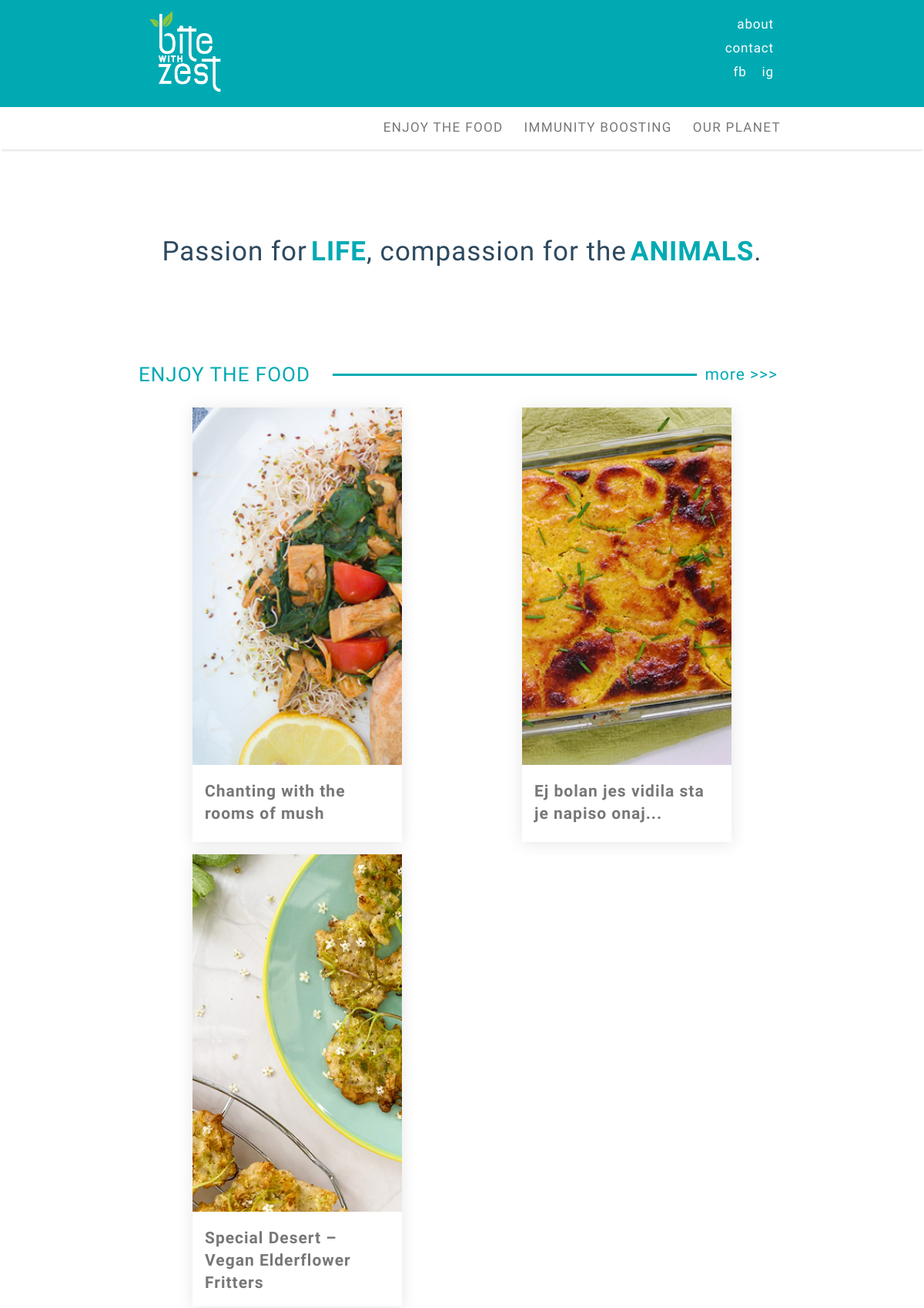
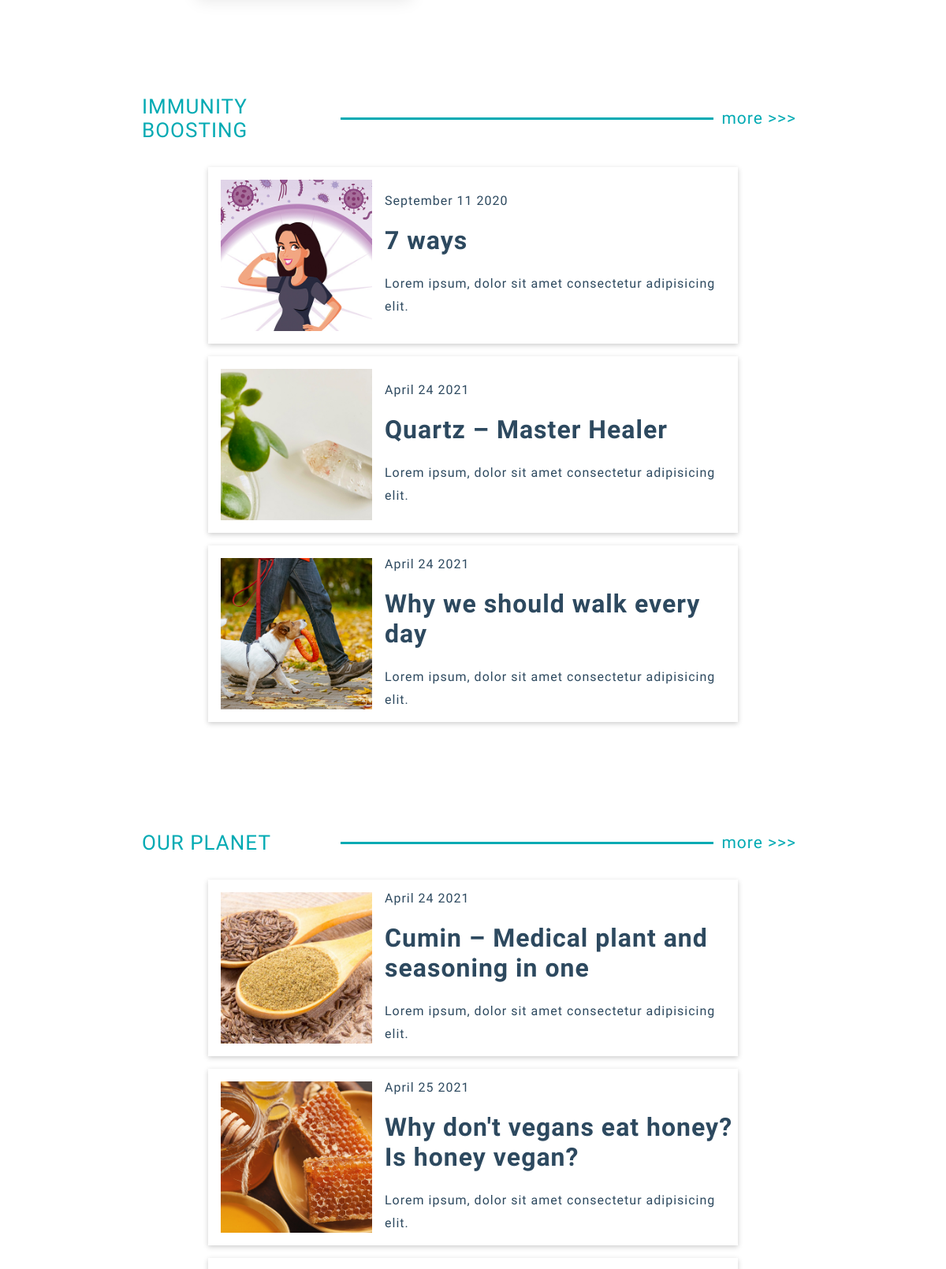
The page / (upper part) on the database its author committed (2 pictures, top to bottom).
### blog/models.py (models this page shows, shortened)
class Category(models.Model):
    description = models.CharField(max_length=200, unique=True)
    status = models.IntegerField(choices=STATUS, default=0)
    slug = models.SlugField(max_length=200,unique=True, default='')
    class Meta:
        verbose_name_plural = 'Categories'

class Post(models.Model):
    titleplus = models.TextField(max_length=240, default='')
    author = models.ForeignKey(User, on_delete= models.CASCADE,related_name='blog_posts')
    updated_on = models.DateTimeField(auto_now= True)
    created_on = models.DateTimeField(auto_now_add=True)
    custom_date = models.DateTimeField(null= True,blank=True)
    category = models.CharField(max_length=200, choices=category_list, default='')
    subcategory = models.CharField(max_length=200, choices=subcategory_list, default='uncategorized')
    status = models.IntegerField(choices=STATUS, default=0)
    cardtype = models.IntegerField(choices=CARDTYPE, default=0)
    thumbnail = models.FileField(upload_to=path_and_rename,blank=True)
    thumbnail_desc = models.CharField(max_length=200,default='',blank=True)
    opener_pic= models.FileField(upload_to=path_and_rename_opener,blank=True)
    intro = RichTextUploadingField()
    title = models.CharField(max_length=200, unique=True)
    slug = models.SlugField(max_length=200, unique=True)
    maintext = RichTextUploadingField(default='')
    intro1 = RichTextUploadingField(default='',blank=True)
    intro_pic= models.FileField(upload_to=path_and_rename_intro,blank=True)
    intro_pic_desc = models.CharField(max_length=200,default='',blank=True)
    legend = RichTextUploadingField(default='',blank=True)
    add_pic = models.FileField(upload_to=path_and_rename_add,blank=True)
    add_pic_desc = models.CharField(max_length=200,default='',blank=True)
    ingredients = RichTextField(blank=True)
    preparationtext = RichTextUploadingField(default='',blank=True)
    main_pic = models.FileField(upload_to=path_and_rename_main,blank=True)
    main_pic_desc = models.CharField(max_length=200,default='',blank=True)
    tip = RichTextField(default='',blank=True)
    relates_to = models.ForeignKey('self', on_delete=models.CASCADE, default=1)
    relates_to_desc = models.CharField(max_length=300,default='',blank=True)
    outro = RichTextUploadingField(default='',blank=True)
    class Meta:
        ordering = ['-created_on']
        verbose_name_plural = 'Posts'

### blog/views.py (the view)
# urls.py: path('', views.PostList.as_view(), name='home'),
class PostList(generic.ListView):
    model = Post
    template_name = 'index.html'
    def get_context_data(self, **kwargs):
        context = super(PostList, self).get_context_data(**kwargs)
        shared_context(context)
        return context

### blog/templates/index.html (shortened to what this page needs)
{% extends "base.html" %}
{% load static %}
{% block post_showcase %}
<div class="gallery">
    <div class="cat-header">
      <div class="cat-header-col1 post-cat-title">{{post_cat1.description|upper}}</div>
      <div class="cat-header-col2"><div class="post-cat-more"><a href="{% url 'category_view' post_cat1.slug  %}">more >>></a></div></div>
    </div>
    {% for post in post_cat1_list|slice:":3" %}
    <a href="{% url 'post_detail' post.slug  %}">
      <div class="card">
        <div class="card-img">
          <img src="./media/post{{post.id}}/thumbs/post_thumb{{post.id}}.jpg" alt="" />
        </div>
        <div class="card-title">
          <h4>{{ post.titleplus }}</h4>
        </div>
      </div>
    </a>
    {% endfor %}
</div>
<div class="cat-header-wrapper">
  <div class="cat-header">
    <div class="cat-header-col1 post-cat-title">{{post_cat2.description|upper}}</div>
    <div class="cat-header-col2"><div class="post-cat-more"><a href="{% url 'category_view' post_cat2.slug  %}">more >>></a></div></div>
  </div>
</div>
<div class="gallery-cat-home">
  {% for post in post_cat2_list|slice:":3" %}
      <a href="{% url 'post_detail' post.slug  %}">
        <div class="post-cat-card">
          <div class="post-cat-card__img">
            <img src="../../media/post{{post.id}}/thumbs/post_thumb{{post.id}}.jpg" alt="">
          </div>
          <div class="post-cat-card__info">
            <div class="post-cat-card__date">
              <span>{{ post.created_on | date:"F d Y"}}</span>
            </div>
            <h1 class="post-cat-card__title">{{ post.title }}</h1>
            <p class="post-cat-card__text">Lorem ipsum, dolor sit amet consectetur adipisicing elit. </p>
          </div>
        </div>
      </a>
    {% endfor %}
</div>
<div class="cat-header-wrapper">
  <div class="cat-header">
    <div class="cat-header-col1 post-cat-title">{{post_cat3.description|upper}}</div>
    <div class="cat-header-col2"><div class="post-cat-more"><a href="{% url 'category_view' post_cat3.slug  %}">more >>></a></div></div>
  </div>
</div>
<div class="gallery-cat-home">
  {% for post in post_cat3_list|slice:":3" %}
      <a href="{% url 'post_detail' post.slug  %}">
        <div class="post-cat-card">
          <div class="post-cat-card__img">
            <img src="../../media/post{{post.id}}/thumbs/post_thumb{{post.id}}.jpg" alt="">
          </div>
          <div class="post-cat-card__info">
            <div class="post-cat-card__date">
              <span>{{ post.created_on | date:"F d Y"}}</span>
            </div>
            <h1 class="post-cat-card__title">{{ post.title }}</h1>
            <p class="post-cat-card__text">Lorem ipsum, dolor sit amet consectetur adipisicing elit. </p>
          </div>
        </div>
      </a>
    {% endfor %}
</div>
{% endblock  %}

### blog/templates/base.html (shortened to what this page needs)
{% load static %}
<!DOCTYPE html>
<html lang="en">
	<head>
		<link rel="stylesheet" href="/static/css/style.css" />
		<link rel="stylesheet" href="/static/css/responsive.css" />
	</head>
<body onresize="resizeWindow()">
<div class="header-wrapper">
	<div class="header">
		<div class="logo">
			<a href="/"><img src="{% static 'img/BwZ_logo_W.png' %}" alt="logo"></a>
		</div>
		<div class="header-nav">
			<ul>
				<li><a href="/">about</a></li>
				<li><a href="javascript:void(0)">contact</a></li>
				<li><a href="javascript:void(0)">fb</a>  <a href="javascript:void(0)">ig</a></li>
			</ul>
		</div>
	</div>
</div>
<div class="topnav-wrapper" id="myTopnavWrapper">
	<div class="topnav" id="myTopnav">
	<div class="desc">
	  {% for category in cat_list %}
	  <div class="dropdown">
		<button class="dropbtn"><a href="{% url 'category_view' category.slug  %}" class="">{{category.description}}</a></button>
	  </div>
	  {% endfor %}
	</div>
  </div>
</div>
	<div class="content" id="content">
		{% if request.resolver_match.url_name  == 'home' %}
	   	 	{% block moto %}
			<div class="moto">Passion for <strong> LIFE</strong>, compassion for the <strong>ANIMALS</strong>.</div>
			{% endblock moto %}
		{% endif %}
		{% block post_showcase %}{% endblock post_showcase %}
	</div>
</body>
</html>

### static/css/style.css (style rules this page uses)
:root { --yellow: #ffc600; --black: rgb(45, 73, 95); --grey: #777777; --main: rgb(0, 170, 179); --main_transparent: rgba(0, 170, 179, 0.1); --divider-border-style: solid; --divider-color: var( --main ); --divider-border-width: 3px; }
*, *:before, *:after { box-sizing: border-box; }
body { font-family: Raleway, sans-serif; letter-spacing: 1px; margin: 0; font-weight: 300; }
button { font-family: Raleway, sans-serif; }
h1,h2,h3,h4,h5,h6 { margin: 0,0,5px,0; }
p { margin: 0; line-height: 29px; }
.content { display: grid; }
.moto { display: flex; align-items: center; justify-content: center; padding: 7rem 0 7rem 0; font-size: 35px; font-weight: 400; color: var(--black); flex-wrap: wrap; margin: 0; }
.moto>strong { color: var(--main); margin-left: 5px; }
.gallery { display: grid; grid-template-areas: "cat-header cat-header cat-header" "card card card"; width: 70%; margin: auto auto 100px; grid-gap: 1rem; }
.card { grid-area: card; background-color: #fff; box-shadow: 0 2px 20px rgba(0, 0, 0, 0.1); overflow: hidden; width: 24rem; margin: auto; }
.card-img img { width: 100%; height: 31rem; object-fit: cover; }
.card-title { margin: 0; min-height: 5rem; }
.card-title>h4 { color: var(--grey); margin: 1rem; line-height: 29px; letter-spacing: 1px; font-size: 21px; }
.cat-header-wrapper { width:70%; margin: 10px auto 20px auto; }
.cat-header { grid-area: cat-header; display: flex; margin-right: auto; margin-left: auto; position: relative; width:100%; }
.cat-header-col1 { width: 30%; position: relative; display: flex; -ms-flex-wrap: wrap; flex-wrap: wrap; -ms-flex-line-pack: start; align-content: flex-start; padding-top: 12px; padding-bottom: 12px; }
.cat-header-col2 { width: 70%; position: relative; display: flex; text-align: left; padding-top: 12px; padding-bottom: 12px; align-content: flex-end; align-items: center; justify-content: flex-end; }
.cat-header-col2::before { display: block; content: ""; border-bottom: 0; -webkit-box-flex: 1; -ms-flex-positive: 1; flex-grow: 1; border-top: var(--divider-border-width) var(--divider-border-style) var(--divider-color); }
.post-cat-title { color: var(--main); font-weight: 400; font-size: 26px; }
.post-cat-more { display: flex; width: auto; position: relative; color: var(--main); margin: 0 10px; align-items: center; justify-content: center; }
.post-cat-more>a { width: auto; color: var(--main); font-size: 26px; font-weight: 400; }
@media (max-width: 1440px) { .gallery { display: grid; grid-template-areas: "cat-header cat-header" "card card "; width: 70%; margin: auto auto 100px; grid-gap: 1rem; } }
@media (max-width: 1440px) { .card { box-shadow: 0 2px 20px rgba(0, 0, 0, 0.1); overflow: hidden; width: 17rem; margin: auto; } }
@media (max-width: 1440px) { .card-img img { width: 17rem; height: 29rem; object-fit: cover; } }
@media (max-width: 1440px) { .cat-header { grid-area: cat-header; display: flex; margin-right: auto; margin-left: auto; position: relative; width:100%; } }
@media (max-width: 1440px) { .cat-header-col1 { width: 30%; position: relative; display: flex; -ms-flex-wrap: wrap; flex-wrap: wrap; -ms-flex-line-pack: start; align-content: flex-start; padding-top: 12px; padding-bottom: 12px; } }
@media (max-width: 1440px) { .cat-header-col2 { width: 70%; position: relative; display: flex; text-align: left; padding-top: 12px; padding-bottom: 12px; align-content: flex-end; align-items: center; justify-content: flex-end; } }
@media (max-width: 1440px) { .cat-header-col2::before { display: block; content: ""; border-bottom: 0; -webkit-box-flex: 1; -ms-flex-positive: 1; flex-grow: 1; border-top: var(--divider-border-width) var(--divider-border-style) var(--divider-color); } }
@media (max-width: 1440px) { .post-cat-title { color: var(--main); font-weight: 400; font-size: 26px; } }
@media (max-width: 1440px) { .post-cat-more { display: flex; width: auto; position: relative; color: var(--main); margin: 0 10px; align-items: center; justify-content: center; } }
@media (max-width: 1440px) { .post-cat-more>a { width: auto; color: var(--main); font-size: 21px; font-weight: 400; text-decoration: none; } }

### rows shown on the page
Category: description "OUR PLANET"
Category: description "IMMUNITY BOOSTING"
Category: description "ENJOY THE FOOD"
Post: shows a picture, titleplus "Chanting with the rooms of mush"
Post: shows a picture, titleplus "Ej bolan jes vidila sta je napiso onaj..."
Post: shows a picture, titleplus "Special Desert – Vegan Elderflower Fritters"
Post: shows a picture, created_on "September 11 2020", title "7 ways"
Post: shows a picture, created_on "April 24 2021", title "Quartz – Master Healer"
Post: shows a picture, created_on "April 24 2021", title "Why we should walk every day"
Post: shows a picture, created_on "April 24 2021", title "Cumin – Medical plant and seasoning in one"
Post: shows a picture, created_on "April 25 2021", title "Why don't vegans eat honey? Is honey vegan?"
